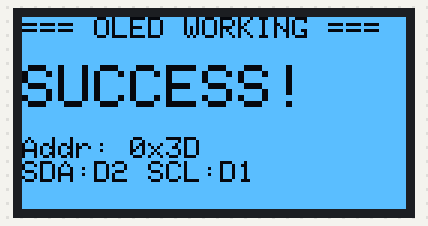
The sketch below on a simulated ESP8266 (NodeMCU). Parts: 128×64 one-colour display. What the sketch prints to the serial monitor is not drawn.

Above: at 3.3 s.
At 5.3 s:
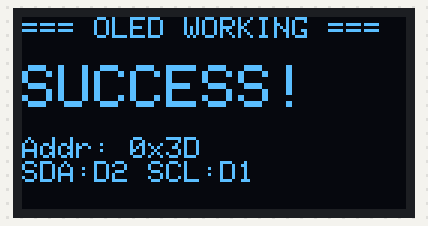

The sketch:

oled_diag.ino
```cpp
/*
 * OLED Deep Diagnostic Sketch
 *
 * This sketch performs comprehensive diagnostics:
 * 1. Scans I2C bus for all devices
 * 2. Tries both common OLED addresses (0x3C and 0x3D)
 * 3. Attempts to initialize and display test patterns
 * 4. Reports detailed status via Serial
 *
 * OLED Pinout (from your images - GND VCC SCL SDA order):
 * GND -> G (Ground)
 * VCC -> 3V3 (3.3V Power)
 * SCL -> D1 (GPIO 5) - Clock
 * SDA -> D2 (GPIO 4) - Data
 */

#include <Wire.h>
#include <Adafruit_GFX.h>
#include <Adafruit_SSD1306.h>

#define SCREEN_WIDTH 128
#define SCREEN_HEIGHT 64
#define OLED_RESET -1

// We'll try both common addresses
#define OLED_ADDR_1 0x3C
#define OLED_ADDR_2 0x3D

// Pin definitions for NodeMCU
#define I2C_SDA D2  // GPIO 4
#define I2C_SCL D1  // GPIO 5

Adafruit_SSD1306 display(SCREEN_WIDTH, SCREEN_HEIGHT, &Wire, OLED_RESET);

byte foundAddress = 0;
bool displayInitialized = false;

void setup() {
  Serial.begin(115200);
  delay(2000); // Give time for serial monitor to connect

  Serial.println("\n");
  Serial.println("╔══════════════════════════════════════════════════════╗");
  Serial.println("║       OLED DEEP DIAGNOSTIC - ESP8266 NodeMCU         ║");
  Serial.println("╚══════════════════════════════════════════════════════╝");

  // ========== STEP 1: Initialize I2C ==========
  Serial.println("\n[STEP 1] Initializing I2C Bus...");
  Serial.printf("  SDA Pin: D2 (GPIO %d)\n", I2C_SDA);
  Serial.printf("  SCL Pin: D1 (GPIO %d)\n", I2C_SCL);

  Wire.begin(I2C_SDA, I2C_SCL);
  Wire.setClock(100000); // 100kHz - slower speed for reliability
  Serial.println("  ✓ I2C initialized at 100kHz");

  // ========== STEP 2: Scan I2C Bus ==========
  Serial.println("\n[STEP 2] Scanning I2C Bus for Devices...");
  scanI2C();

  // ========== STEP 3: Try to Initialize OLED ==========
  Serial.println("\n[STEP 3] Attempting OLED Initialization...");

  if (foundAddress != 0) {
    // Try the found address
    Serial.printf("  Trying detected address 0x%02X...\n", foundAddress);
    if (tryInitDisplay(foundAddress)) {
      displayInitialized = true;
    }
  } else {
    // Try both common addresses
    Serial.println("  No device found. Trying common addresses anyway...");

    Serial.printf("  Trying address 0x%02X...\n", OLED_ADDR_1);
    if (tryInitDisplay(OLED_ADDR_1)) {
      displayInitialized = true;
      foundAddress = OLED_ADDR_1;
    } else {
      Serial.printf("  Trying address 0x%02X...\n", OLED_ADDR_2);
      if (tryInitDisplay(OLED_ADDR_2)) {
        displayInitialized = true;
        foundAddress = OLED_ADDR_2;
      }
    }
  }

  // ========== STEP 4: Display Test Pattern ==========
  Serial.println("\n[STEP 4] Display Test Pattern...");
  if (displayInitialized) {
    showTestPattern();
    Serial.println("  ✓ Test pattern sent to display");
  } else {
    Serial.println("  ✗ Cannot show test pattern - display not initialized");
  }

  // ========== FINAL REPORT ==========
  Serial.println("\n╔══════════════════════════════════════════════════════╗");
  Serial.println("║                    DIAGNOSTIC REPORT                  ║");
  Serial.println("╚══════════════════════════════════════════════════════╝");

  if (displayInitialized) {
    Serial.println("  STATUS: ✓ DISPLAY INITIALIZED SUCCESSFULLY!");
    Serial.printf("  ADDRESS: 0x%02X\n", foundAddress);
    Serial.println("\n  If display is STILL BLANK, check:");
    Serial.println("  1. Is VCC connected to 3V3 (not 5V)?");
    Serial.println("  2. Are all connections firmly seated?");
    Serial.println("  3. Try pressing the RST button on NodeMCU");
    Serial.println("  4. The display might be defective");
  } else {
    Serial.println("  STATUS: ✗ DISPLAY INITIALIZATION FAILED!");
    Serial.println("\n  TROUBLESHOOTING:");
    if (foundAddress == 0) {
      Serial.println("  • No I2C device detected at all!");
      Serial.println("  • CHECK WIRING IMMEDIATELY:");
      Serial.println("    - Verify GND is connected to G");
      Serial.println("    - Verify VCC is connected to 3V3");
      Serial.println("    - Verify SCL is connected to D1");
      Serial.println("    - Verify SDA is connected to D2");
      Serial.println("  • Are you using jumper wires? Check for broken wires.");
      Serial.println("  • Is the OLED module soldered properly?");
    } else {
      Serial.printf("  • Device found at 0x%02X but failed to init\n", foundAddress);
      Serial.println("  • This could be a different I2C device");
      Serial.println("  • Or the OLED might need 128x32 config instead of 128x64");
    }
  }

  Serial.println("\n══════════════════════════════════════════════════════════");
}

void scanI2C() {
  byte error, address;
  int deviceCount = 0;

  Serial.println("  Scanning addresses 0x01 to 0x7F...");

  for (address = 1; address < 127; address++) {
    Wire.beginTransmission(address);
    error = Wire.endTransmission();

    if (error == 0) {
      Serial.printf("  ✓ Device found at address 0x%02X", address);

      // Identify common devices
      if (address == 0x3C || address == 0x3D) {
        Serial.print(" (likely SSD1306 OLED)");
        foundAddress = address;
      } else if (address >= 0x50 && address <= 0x57) {
        Serial.print(" (likely EEPROM)");
      } else if (address == 0x27 || address == 0x3F) {
        Serial.print(" (likely LCD I2C adapter)");
      } else if (address >= 0x20 && address <= 0x27) {
        Serial.print(" (likely PCF8574 I/O expander)");
      }
      Serial.println();
      deviceCount++;
    } else if (error == 4) {
      Serial.printf("  ⚠ Unknown error at address 0x%02X\n", address);
    }
  }

  if (deviceCount == 0) {
    Serial.println("  ✗ NO I2C DEVICES FOUND!");
    Serial.println("    This usually means a wiring problem.");
  } else {
    Serial.printf("  Total devices found: %d\n", deviceCount);
  }
}

bool tryInitDisplay(byte addr) {
  // Try to initialize with the given address
  if (display.begin(SSD1306_SWITCHCAPVCC, addr)) {
    Serial.printf("  ✓ Display initialized at 0x%02X!\n", addr);
    return true;
  } else {
    Serial.printf("  ✗ Failed to initialize at 0x%02X\n", addr);
    return false;
  }
}

void showTestPattern() {
  // Clear buffer
  display.clearDisplay();

  // Fill entire screen white to make it obvious if it works
  display.fillRect(0, 0, SCREEN_WIDTH, SCREEN_HEIGHT, SSD1306_WHITE);
  display.display();
  delay(1000);

  // Now show text
  display.clearDisplay();
  display.setTextSize(1);
  display.setTextColor(SSD1306_WHITE);
  display.setCursor(0, 0);
  display.println(F("=== OLED WORKING ==="));
  display.println();
  display.setTextSize(2);
  display.println(F("SUCCESS!"));
  display.setTextSize(1);
  display.println();
  display.printf("Addr: 0x%02X", foundAddress);
  display.println();
  display.println(F("SDA:D2 SCL:D1"));
  display.display();
}

void loop() {
  // Blink the display to make any display activity visible
  if (displayInitialized) {
    static unsigned long lastBlink = 0;
    static bool inverted = false;

    if (millis() - lastBlink > 2000) {
      inverted = !inverted;
      display.invertDisplay(inverted);
      lastBlink = millis();
    }
  }

  // Also blink onboard LED as heartbeat
  static unsigned long lastLed = 0;
  static bool ledState = false;
  if (millis() - lastLed > 500) {
    ledState = !ledState;
    digitalWrite(LED_BUILTIN, ledState ? LOW : HIGH);
    lastLed = millis();
  }
}
```

Measured:
- what the display in image 0 shows lasts 2.0 s, from 3.2 s to 5.2 s
